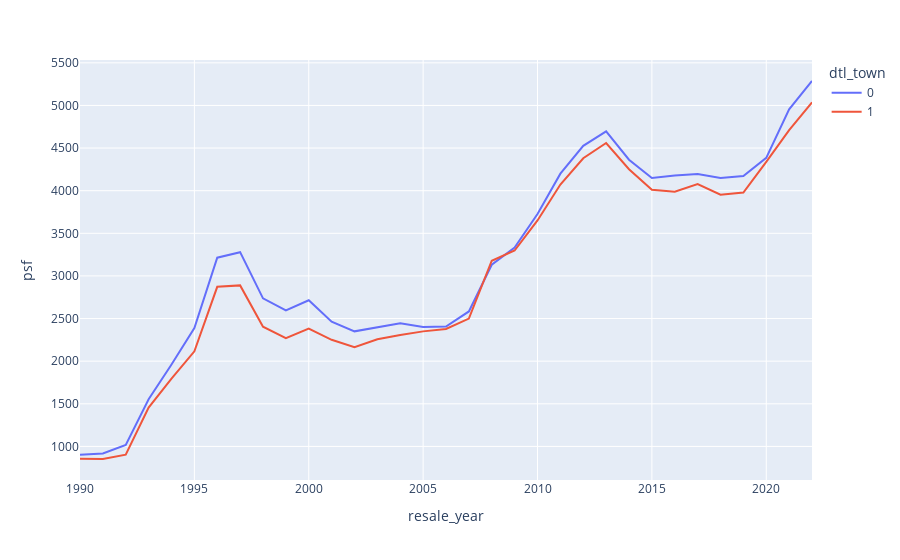

This figure's notebook cell:
### Markdown cell above
### Check the plot

### Code cell
graphed = initial_parquet_copy_test.groupby(['resale_year', 'dtl_town'], as_index=False)['psf'].median()

plt.figure(figsize=(20,10))

px.line(data_frame=graphed, x='resale_year', y='psf', color='dtl_town')

### Figure 1 — Plotly figure (JSON) as saved in the notebook; plotly's stock layout.template omitted (floating-point values rounded to 4 significant figures)
{"data": [{"hovertemplate": "dtl_town=0<br>resale_year=%{x}<br>psf=%{y}<extra></extra>", "legendgroup": "0", "line": {"color": "#636efa", "dash": "solid"}, "marker": {"symbol": "circle"}, "mode": "lines", "name": "0", "orientation": "v", "showlegend": true, "type": "scatter", "x": [1990, 1991, 1992, 1993, 1994, 1995, 1996, 1997, 1998, 1999, 2000, 2001, 2002, 2003, 2004, 2005, 2006, 2007, 2008, 2009, 2010, 2011, 2012, 2013, 2014, 2015, 2016, 2017, 2018, 2019, 2020, 2021, 2022], "xaxis": "x", "y": [903.2, 917.8, 1017.0, 1553.0, 1961.0, 2388.0, 3214.0, 3279.0, 2737.0, 2596.0, 2714.0, 2462.0, 2350, 2393.0, 2444.0, 2400, 2406.0, 2583.0, 3132.0, 3333.0, 3727.0, 4200, 4527.0, 4695.0, 4364.0, 4149.0, 4179.0, 4196.0, 4148.0, 4172.0, 4385.0, 4955.0, 5287.0], "yaxis": "y"}, {"hovertemplate": "dtl_town=1<br>resale_year=%{x}<br>psf=%{y}<extra></extra>", "legendgroup": "1", "line": {"color": "#EF553B", "dash": "solid"}, "marker": {"symbol": "circle"}, "mode": "lines", "name": "1", "orientation": "v", "showlegend": true, "type": "scatter", "x": [1990, 1991, 1992, 1993, 1994, 1995, 1996, 1997, 1998, 1999, 2000, 2001, 2002, 2003, 2004, 2005, 2006, 2007, 2008, 2009, 2010, 2011, 2012, 2013, 2014, 2015, 2016, 2017, 2018, 2019, 2020, 2021, 2022], "xaxis": "x", "y": [854.2, 852.3, 902.9, 1456.0, 1796.0, 2116.0, 2872.0, 2889.0, 2404.0, 2271.0, 2381.0, 2250.0, 2163.0, 2257.0, 2308.0, 2350.0, 2378.0, 2500, 3178.0, 3298.0, 3651.0, 4072.0, 4381.0, 4560.0, 4251.0, 4011.0, 3989.0, 4078.0, 3953.0, 3979.0, 4339.0, 4710.0, 5036.0], "yaxis": "y"}], "layout": {"legend": {"title": {"text": "dtl_town"}, "tracegroupgap": 0}, "margin": {"t": 60}, "xaxis": {"anchor": "y", "domain": [0, 1], "title": {"text": "resale_year"}}, "yaxis": {"anchor": "x", "domain": [0, 1], "title": {"text": "psf"}}}}
